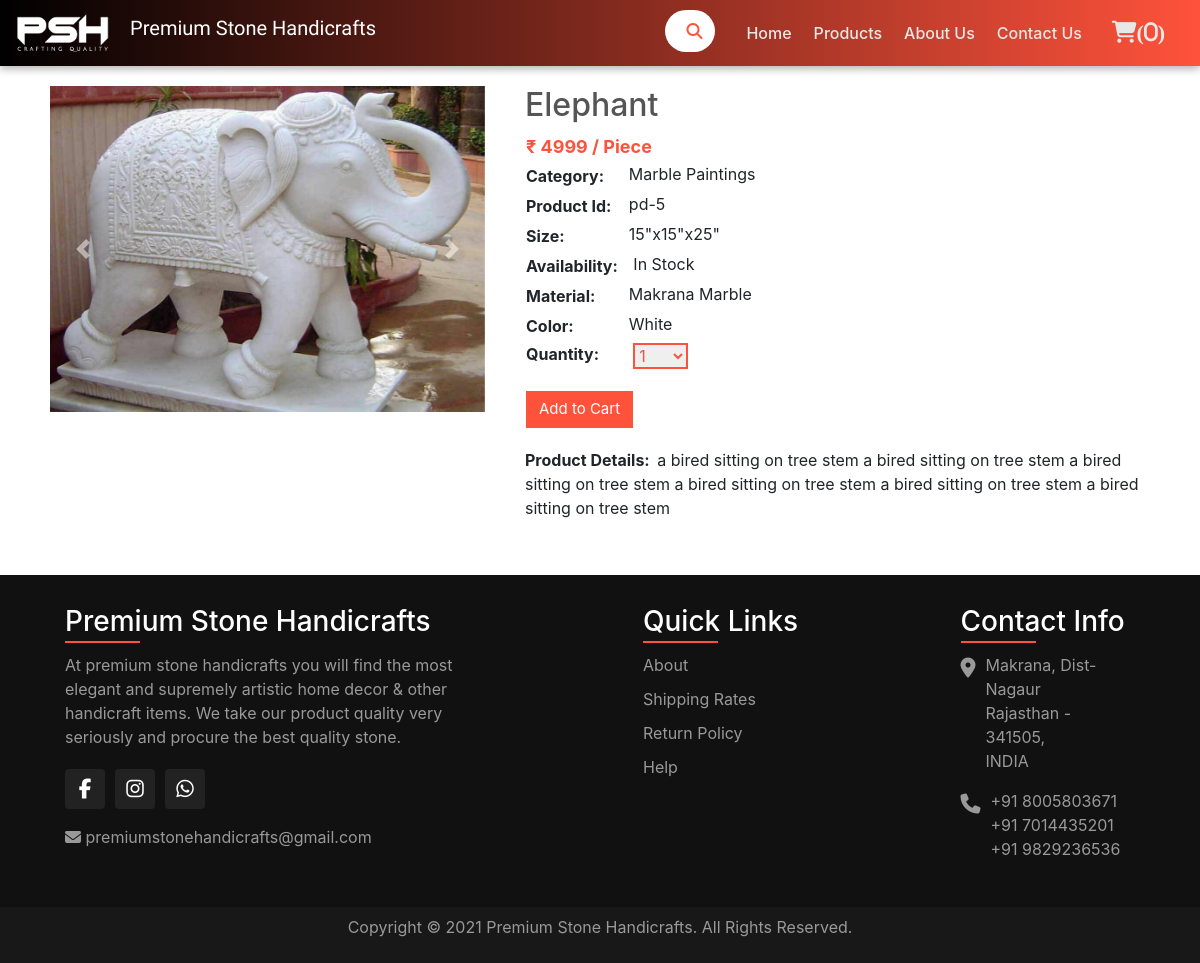
/products/product/5/, run on the app's committed database.
### shop/models.py (models this page shows, shortened)
class Product(models.Model):
    name = models.CharField(max_length=100)
    description = models.CharField(max_length=300)
    price = models.IntegerField()
    category = models.CharField(max_length=50, choices=categoryList)
    size = models.CharField(max_length=35, default='15"x15"x25"')
    material = models.CharField(max_length=20, default="Makrana Marble")
    color = models.CharField(max_length=15, default="White")
    publish_date = models.DateTimeField(auto_now_add=True)
    image = models.ImageField(upload_to="shop/products/images")
    instock = models.BooleanField(default=True)
    featured = models.BooleanField(default=False)
    minbuy = models.IntegerField(default=1)

### shop/views.py (the view, shortened to what this page needs)
# urls.py: path('products/product/<int:id>/', views.singleproductview, name='single_product'),
def singleproductview(request, id):
    category = Product.objects.all().values_list("category").filter(id=id)
    return render(request, "shop/singleproduct.html", {
        'product': Product.objects.get(id=id),
        'products': Product.objects.filter(category=category[0][0]).exclude(id=id)[:10],
        'quantity_options': quantity_options
    })

### shop/templates/shop/singleproduct.html (shortened to what this page needs)
{% extends 'shop/layout.html' %}
{% block main %}
    <div class="container single-product">
        <div class="row">
            <div class="col-md-5">
                <div id="carouselExampleControls" class="carousel slide" data-ride="carousel">
                    <div class="carousel-inner">
                      <div class="carousel-item active">
                        <img class="d-block w-100" src="{{ product.image.url }}" alt="First slide">
                      </div>
                    </div>
                    <a class="carousel-control-prev" href="#carouselExampleControls" role="button" data-slide="prev">
                      <span class="carousel-control-prev-icon" aria-hidden="true"></span>
                    </a>
                    <a class="carousel-control-next" href="#carouselExampleControls" role="button" data-slide="next">
                      <span class="carousel-control-next-icon" aria-hidden="true"></span>
                    </a>
                  </div>
            </div>
            <div class="col-md-7">
                <h2>{{ product.name }}</h2>
                <table>
                  <tr>
                    <th colspan="2" class="price">&#8377; {{ product.price }} / Piece</th>
                  </tr>
                  <tr>
                    <th>Category: </th>
                    <td>&nbsp;&nbsp;{{ product.category }}</td>
                  </tr>
                  <tr>
                    <th>Product Id: </th>
                    <td>&nbsp;&nbsp;pd-{{ product.id }}</td>
                  </tr>
                  <tr>
                    <th>Size: </th>
                    <td>&nbsp;&nbsp;{{ product.size }}</td>
                  </tr>
                  <tr>
                    <th>Availability: </th>
                    <td>&nbsp;&nbsp;
                      {% if product.instock %}
                        In Stock
                      {% else %}
                        Out of Stock
                      {% endif %}
                    </td>
                  </tr>
                  <tr>
                    <th>Material: </th>
                    <td>&nbsp;&nbsp;{{ product.material }}</td>
                  </tr>
                  <tr>
                    <th>Color: </th>
                    <td>&nbsp;&nbsp;{{ product.color }}</td>
                  </tr>
                  <form action="{% url 'shop:cart_add' product.id %}" method="post">
                    <tr>
                      <th><label for="quantity">Quantity: </label></th>
                      <td>&nbsp;&nbsp;
                        <select name="quantity" id="quantity">
                          <option value="{{ product.minbuy }}">{{ product.minbuy }}</option>
                        </select>
                      </td>
                    </tr>
                    <tr>
                      <td colspan="2">
                        <button type="submit" class="btn btn-default btn-cart">Add to Cart</button>
                      </td>
                    </tr>
                  </form>
                </table>
                <p><b>Product Details:&nbsp;&nbsp;</b>{{ product.description }}</p>
            </div>
        </div>
    </div>
{% endblock %}

### static/shop/css/style.css (style rules this page uses)
body a { text-decoration: none!important; }
.btn-cart { color: transparent; color: #ff523b; border-radius: 0; border: 1px solid #ff523b; margin-top: 8px; margin-bottom: 5px; }
.single-product { margin-bottom: 30px; }
.single-product table tr td { padding-bottom: 5px; }
.single-product .col-md-7, .single-product .col-md-5 { padding: 20px; }
.single-product .col-md-7 h2 { color: #555; }
.single-product .col-md-7 p { margin-bottom: 5px; }
.single-product .col-md-7 .price { color: #ff523b; font-size: 18px; font-weight: bold; }
.single-product .col-md-7 .btn-cart { background: #ff523b; color: #FFFFFF; font-size: 15px; margin: 15px 0; display: block; }
.single-product .col-md-7 select { padding: 0px; border: 2px solid #ff523b; color: #ff523b; }

### data on the page
Product: image (picture), name "Elephant", price "4999", category "Marble Paintings", id "5", size "15\"x15\"x25\"", material "Makrana Marble", color "White", quantity "1", description "a bired sitting on tree stem a bired sitting on tree stem a bired sitting on tree stem a bired sitting on tree stem a bired sitting on tree stem a bired sitting on tree stem"

### other printed values
{{ request.session.cart|length }} "0"
